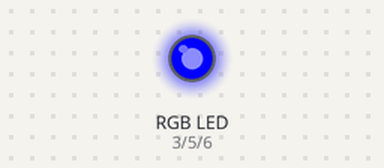
Bench run of a sketch on a simulated Arduino Uno, built with avr-gcc and run on an emulated ATmega328P. Shown: an RGB LED mixed from three pins (HIGH = lit).

Above: at 0.05 s.
At 1.55 s:
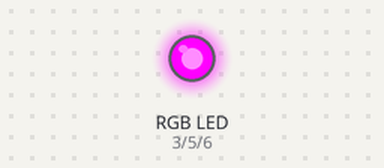
At 3.05 s:
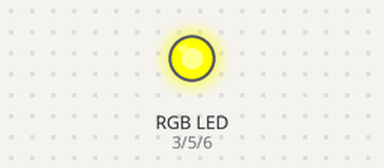
Timing chart, 0 to 7.1 s (numbered marks = the images above):
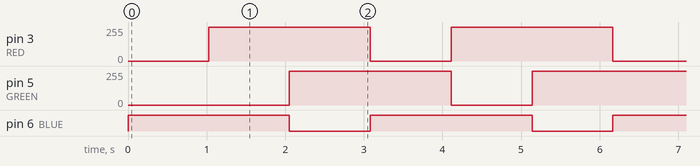

Measured:
- by itself, pin 3 (RED), pin 5 (GREEN): alternates 255/255 for 2.1 s and 0/255 for 1.0 s
- by itself, pin 6 (BLUE): alternates HIGH for 2.1 s and LOW for 1.0 s

The sketch:

FadingLights.ino
```cpp
#define RED 3
#define GREEN 5
#define BLUE 6
#define DELAY 4

void setup() {
  pinMode(RED, OUTPUT);
  pinMode(GREEN, OUTPUT);
  pinMode(BLUE, OUTPUT);

  digitalWrite(RED, HIGH);
  digitalWrite(GREEN, HIGH);
  digitalWrite(BLUE, HIGH);
}

int redVal;
int greenVal;
int blueVal;

void loop() {
  redVal = 255;
  greenVal = 0;
  blueVal = 0;

  // Red fades to green
  for(int i = 0; i <= 255; i = i + 1) {
    analogWrite(RED, i);
    analogWrite(GREEN, 255 - i);
    delay(DELAY);
 }

 for(int i = 0; i <= 255; i = i + 1) {
   analogWrite(GREEN, i);
    analogWrite(BLUE, 255 - i);
    delay(DELAY);
 }

 for(int i = 0; i <= 255; i = i + 1) {
   analogWrite(BLUE, i);
    analogWrite(RED, 255 - i);
    delay(DELAY);

 }}
```
